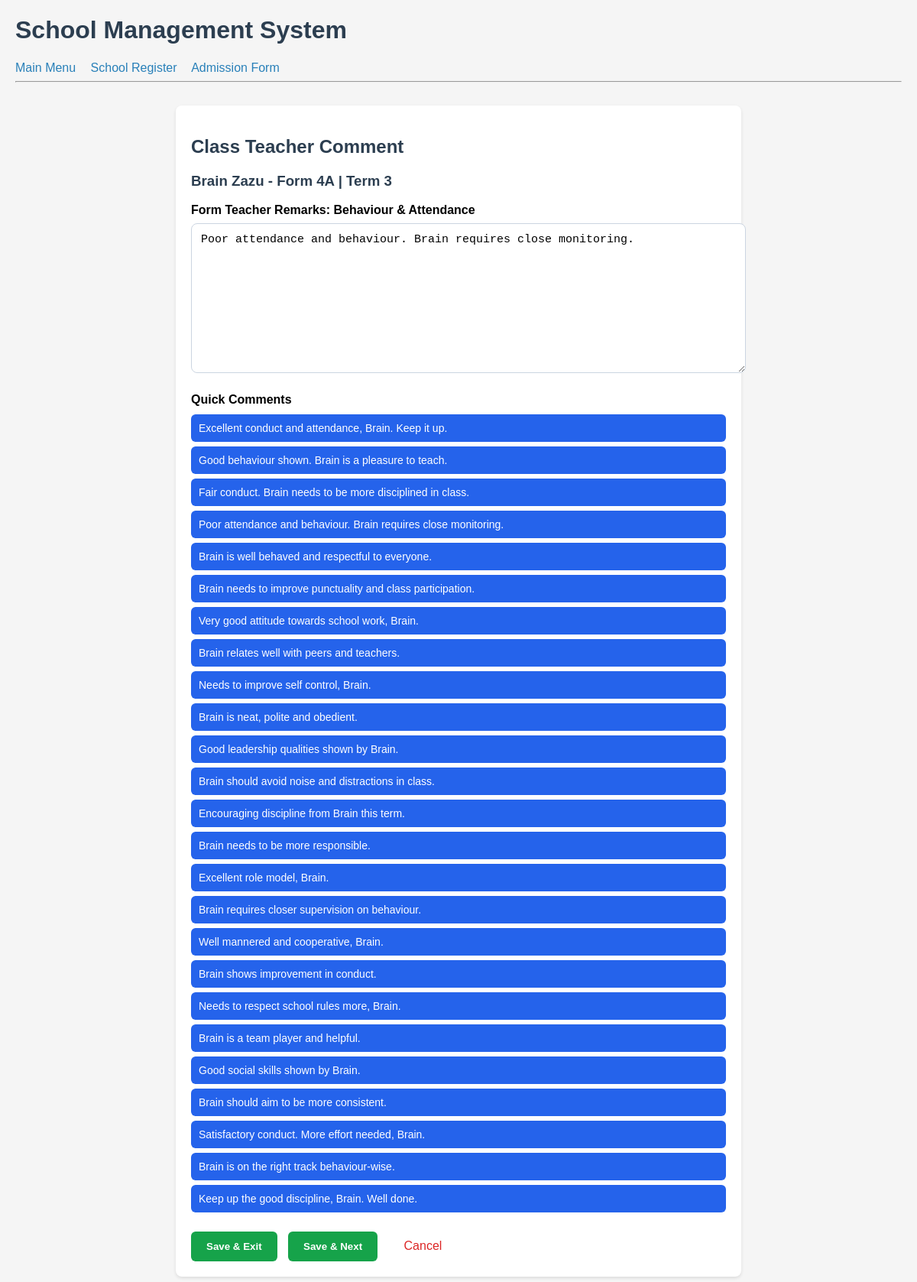
/class-teacher-comment/64/ (signed in), run on the app's committed database.
### kids/models.py (models this page shows, shortened)
class Student(models.Model):
    first_name = models.CharField(max_length=100)
    last_name = models.CharField(max_length=100)
    adm_no = models.CharField(max_length=20, unique=True)
    grade = models.CharField(max_length=10)
    fee_required = models.DecimalField(max_digits=10, decimal_places=2, default=300.00)
    date_added = models.DateTimeField(auto_now_add=True)
    parent_phone = models.CharField(max_length=15, blank=True, null=True)
    date_of_birth = models.DateField(null=True, blank=True)
    birth_cert_no = models.CharField(max_length=50, blank=True, null=True)  # <-- ADD THIS
    gender = models.CharField(max_length=10, choices=[('M','Male'),('F','Female')], null=True, blank=True)
    date_joined = models.DateField(auto_now_add=True, null=True, blank=True)
    parents = models.ManyToManyField(Parent, through='StudentParent', blank=True)
    @property
    def full_name(self):
        return f"{self.first_name} {self.last_name}"

class Term(models.Model):
    name = models.CharField(max_length=20, unique=True)  # "Term 1 2026", "Term 2 2026"
    start_date = models.DateField()
    end_date = models.DateField()
    is_current = models.BooleanField(default=False)

class StudentTermResult(models.Model):
    student = models.ForeignKey(Student, on_delete=models.CASCADE)
    grade = models.CharField(max_length=20)
    term = models.CharField(max_length=20)  # 'Term 1', 'Month 1', etc
    year = models.IntegerField()
    total_marks = models.DecimalField(max_digits=6, decimal_places=0, default=0)
    position = models.IntegerField(null=True, blank=True)
    teacher_comment = models.TextField(blank=True)  # ADD THIS
    head_teacher_comment = models.TextField(blank=True)
    activity = models.TextField(blank=True, default="")  # <-- ADD THIS
    comment_choice = models.IntegerField(null=True, blank=True)  # stores 1-25
    class Meta:
        unique_together = ('student', 'term', 'year')

### kids/views.py (the view, shortened to what this page needs)
# urls.py: path('class-teacher-comment/<int:student_id>/', views.class_teacher_comments, name='class_teacher_comments'),
@login_required
def class_teacher_comments(request, student_id):
    student = get_object_or_404(Student, id=student_id)
    term_obj = Term.objects.filter(is_current=True).first()
    current_term = term_obj.name if term_obj else "Term 1"
    current_year = term_obj.start_date.year if term_obj and term_obj.start_date else timezone.now().year
    grade = student.grade
    result, created = StudentTermResult.objects.get_or_create(
        student=student,
        term=current_term,
        year=current_year,
        defaults={'grade': grade}
    )
    comments = [
        f"Excellent conduct and attendance, {student.first_name}. Keep it up.",
        f"Good behaviour shown. {student.first_name} is a pleasure to teach.",
        f"Fair conduct. {student.first_name} needs to be more disciplined in class.",
        f"Poor attendance and behaviour. {student.first_name} requires close monitoring.",
        f"{student.first_name} is well behaved and respectful to everyone.",
        f"{student.first_name} needs to improve punctuality and class participation.",
        f"Very good attitude towards school work, {student.first_name}.",
        f"{student.first_name} relates well with peers and teachers.",
        f"Needs to improve self control, {student.first_name}.",
        f"{student.first_name} is neat, polite and obedient.",
        f"Good leadership qualities shown by {student.first_name}.",
        f"{student.first_name} should avoid noise and distractions in class.",
        f"Encouraging discipline from {student.first_name} this term.",
        f"{student.first_name} needs to be more responsible.",
        f"Excellent role model, {student.first_name}.",
        f"{student.first_name} requires closer supervision on behaviour.",
        f"Well mannered and cooperative, {student.first_name}.",
        f"{student.first_name} shows improvement in conduct.",
        f"Needs to respect school rules more, {student.first_name}.",
        f"{student.first_name} is a team player and helpful.",
        f"Good social skills shown by {student.first_name}.",
        f"{student.first_name} should aim to be more consistent.",
        f"Satisfactory conduct. More effort needed, {student.first_name}.",
        f"{student.first_name} is on the right track behaviour-wise.",
        f"Keep up the good discipline, {student.first_name}. Well done."
    ]
    context = {
        'student': student,
        'grade': grade,
        'term': current_term,
        'comments': comments,
        'existing_comment': result.teacher_comment or ''
    }
    return render(request, 'kids/class_teacher_comments.html', context)

### kids/templates/kids/class_teacher_comments.html (shortened to what this page needs)
{% extends 'kids/base.html' %}
{% block content %}
{% load static %}
<link rel="stylesheet" href="{% static 'css/style.css' %}">
<div class="container" style="max-width:700px; margin:30px auto;">
  <h2>Class Teacher Comment</h2>
  <h3>{{ student.full_name }} - {{ grade }} | {{ term }}</h3>
  <form method="post">
    <label for="commentBox"><strong>Form Teacher Remarks: Behaviour & Attendance</strong></label>
    <textarea name="comment" id="commentBox" rows="10" style="width:100%; padding:12px; font-size:15px; margin-top:8px; border:1px solid #cbd5e1; border-radius:8px;">{{ existing_comment }}</textarea>
    <div style="margin-top:20px;">
      <h4 style="margin-bottom:10px;">Quick Comments</h4>
      {% for c in comments %}
      <button type="button" class="comment-btn" onclick="setComment(`{{ c|escapejs }}`)">
        {{ c }}
      </button>
      {% endfor %}
    </div>
    <div style="margin-top:25px;">
      <button type="submit" name="action" value="exit" class="action-btn">Save & Exit</button>
      <button type="submit" name="action" value="next" class="action-btn">Save & Next</button>
      <a href="{% url 'class_register' grade %}" class="cancel-link">Cancel</a>
    </div>
  </form>
</div>
{% endblock %}

### static/css/style.css (style rules this page uses)
body { font-family: Arial, sans-serif; margin: 20px; background: #f5f5f5; }
h1, h2, h3 { color: #2c3e50; }
a { color: #2980b9; text-decoration: none; }
button, input[type="submit"] { background: #27ae60; color: white; padding: 8px 15px; border: none; border-radius: 4px; cursor: pointer; }
.container { background: white; padding: 20px; border-radius: 8px; box-shadow: 0 2px 4px rgba(0,0,0,0.1); }

### kids/templates/kids/base.html (style rules this page uses)
body { font-family: Arial; margin: 20px; }

### kids/templates/kids/class_teacher_comments.html (style rules this page uses)
.comment-btn { display: block; width: 100%; margin: 6px 0; padding: 10px; background: #2563eb; color: white; border: none; border-radius: 6px; cursor: pointer; text-align: left; font-size:14px; }
.action-btn { padding: 12px 20px; margin-right: 10px; background: #16a34a; color: white; border: none; border-radius: 6px; cursor: pointer; font-weight: 600; }
.cancel-link { padding: 12px 20px; color: #dc2626; text-decoration: none; }

### data on the page
Student: full_name "Brain Zazu", grade "Form 4A"
Term: name "Term 3"
StudentTermResult: comment "Poor attendance and behaviour. Brain requires close monitoring."

### other printed values
{{ c }} "Excellent conduct and attendance, Brain. Keep it up." "Good behaviour shown. Brain is a pleasure to teach." "Fair conduct. Brain needs to be more disciplined in class." "Poor attendance and behaviour. Brain requires close monitoring." "Brain is well behaved and respectful to everyone." "Brain needs to improve punctuality and class participation." "Very good attitude towards school work, Brain." "Brain relates well with peers and teachers." "Needs to improve self control, Brain." "Brain is neat, polite and obedient." "Good leadership qualities shown by Brain." "Brain should avoid noise and distractions in class." "Encouraging discipline from Brain this term." "Brain needs to be more responsible." "Excellent role model, Brain." "Brain requires closer supervision on behaviour." "Well mannered and cooperative, Brain." "Brain shows improvement in conduct." "Needs to respect school rules more, Brain." "Brain is a team player and helpful." "Good social skills shown by Brain." "Brain should aim to be more consistent." "Satisfactory conduct. More effort needed, Brain." "Brain is on the right track behaviour-wise." "Keep up the good discipline, Brain. Well done."
